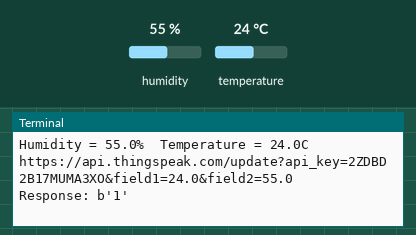
Simulated run of this program. Board: Raspberry Pi (BCM pin numbers). On the bench: the last lines printed to the terminal. The inputs (shaded band) are chosen by the test bench; at power-on: humidity 55 %, temperature 24 °C. Requests to the public web service named in the program get a made-up reply in its usual format after 0.4 s (London, UTC, broken clouds, 64 % humidity, 1013 hPa unless stated); the clock reads 2024-03-15 10:24:30 at power-on unless the program sets it.

Above: at 1.2 s.
1.3 s: humidity set to 22 %
At 3.5 s:
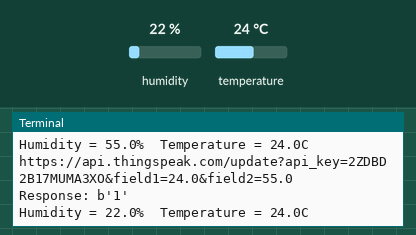
4.1 s: temperature set to 12 °C
At 5.1 s:
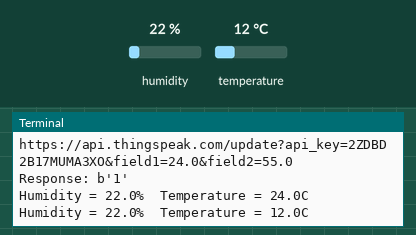
6.9 s: humidity set to 40 %
At 9.4 s:
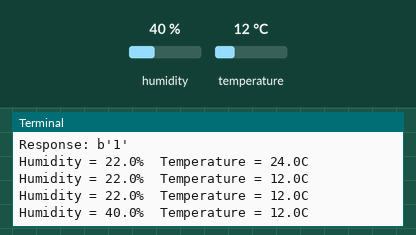
Timing chart, 0 to 10.9 s (numbered marks = the images above; inputs shaded):
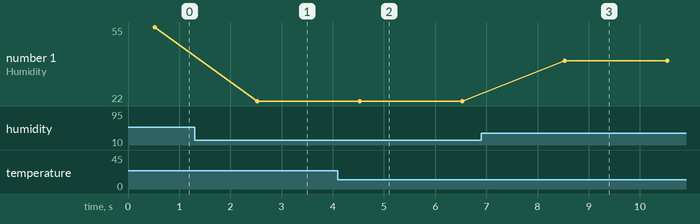

The program:

DHT-thingspeak.py
```python
import Adafruit_DHT
from time import time, sleep
from urllib.request import urlopen
import sys


WRITE_API = "2ZDBD2B17MUMA3XO" # Replace your ThingSpeak API key here
BASE_URL = "https://api.thingspeak.com/update?api_key={}".format(WRITE_API)

SENSOR_PIN = 21
SENSOR_TYPE = Adafruit_DHT.DHT11

SensorPrevSec = 0
SensorInterval = 2 # 2 seconds
ThingSpeakPrevSec = 0
ThingSpeakInterval = 20 # 20 seconds


try:
    while True:

        if time() - SensorPrevSec > SensorInterval:
            SensorPrevSec = time()

            humidity, temperature = Adafruit_DHT.read_retry(SENSOR_TYPE, SENSOR_PIN)
            print("Humidity = {}%\tTemperature = {}C".format(humidity, temperature))

        if time() - ThingSpeakPrevSec > ThingSpeakInterval:
            ThingSpeakPrevSec = time()

            thingspeakHttp = BASE_URL + "&field1={}&field2={}".format(temperature, humidity)
            print(thingspeakHttp)

            conn = urlopen(thingspeakHttp)
            print("Response: {}".format(conn.read()))
            conn.close()


            sleep(1)

except KeyboardInterrupt:
    conn.close()
```

Measured:
- after the input at 1.3 s, the terminal: prints a new line after 1.2 s (image 1)
- after the input at 4.1 s, the terminal: prints a new line after 0.43 s (image 2)
- after the input at 6.9 s, the terminal: prints a new line after 1.6 s (image 3)
- plotted number 1: 55 → 22 after the input at 1.3 s, 22 → 40 after the input at 6.9 s
